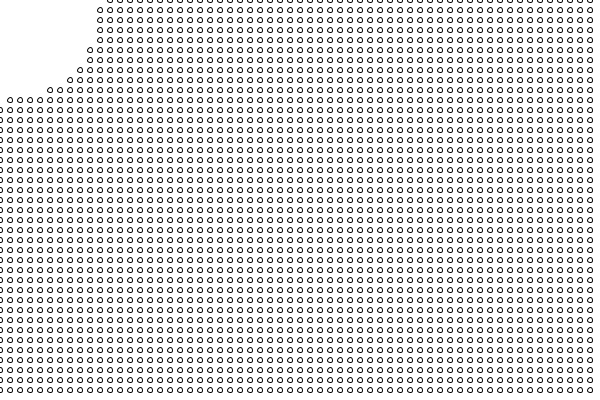
Frame 1 (no input)
Frame 60 (the mouse pressed at the canvas centre just before this capture): identical to frame 1, image omitted
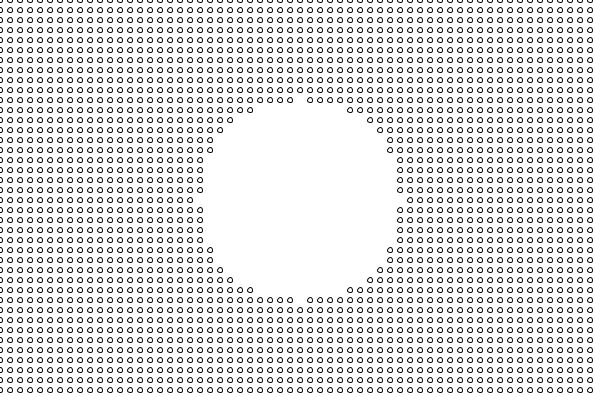
Frame 120 (the mouse held since frame 60 and released just before this capture)

The Processing sketch that drew these frames (run headless with seeded random() and noise(); from frame 60 on, the mouse is pressed at the canvas centre):

// Processing sketch: processing_159120
// ── processing_159120.pde

void setup (){
  print(50);
  size(600,400);
}


void draw() {
  background(255); 
 for(int x = 0; x<600; x=x+10){
  for(int y=0; y<400; y=y+10){
    float distancia = dist(mouseX,mouseY,x,y);
        if(distancia>100){
      ellipse(x,y,5,5);
   }
  }
 }
}
